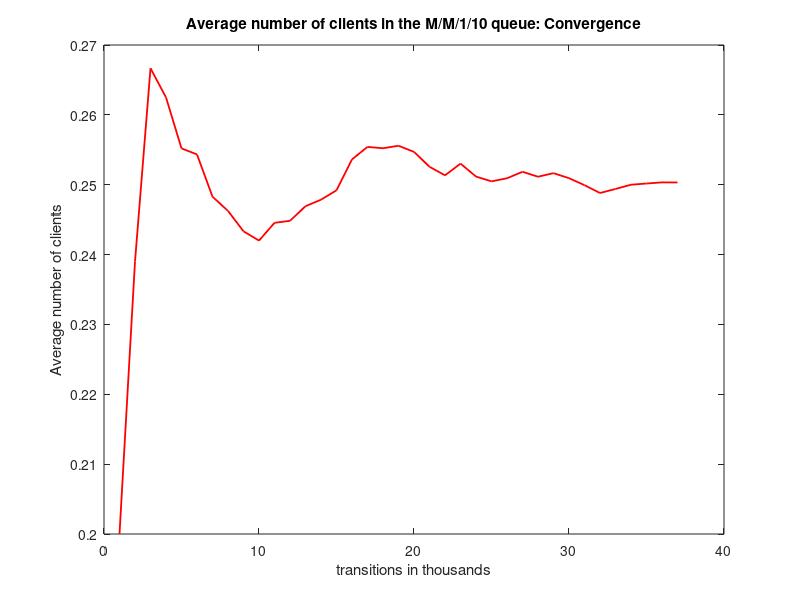
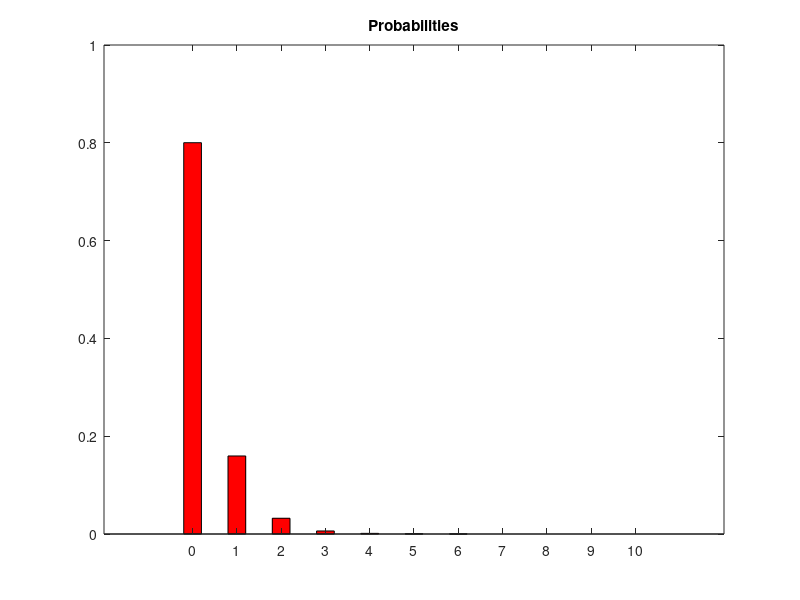
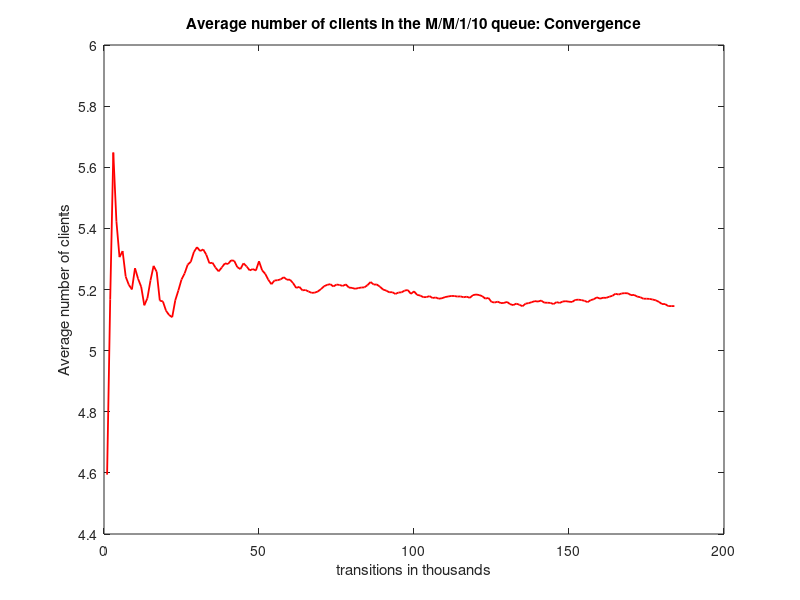
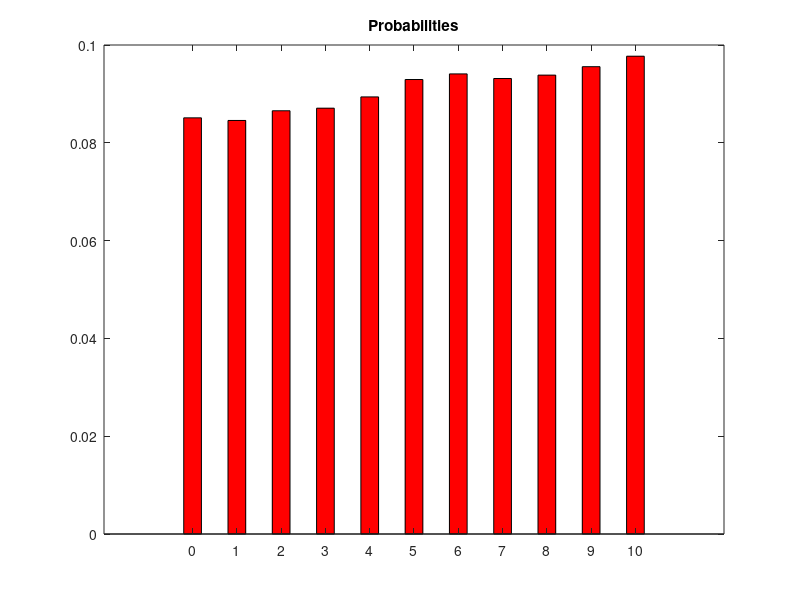

Here is the MATLAB script that generated these plots, in order:
% M/M/1/10 simulation.

clc;
clear all;
close all;

rand("seed",1);
mu = 5;
states=[0, 1, 2, 3, 4, 5, 6, 7, 8, 9, 10];

%lambda=1
  disp("lambda=1")
  lambda=1;
  arrivals = zeros(1,11); %vector of arrivals in each state
  total_arrivals = 0; % to measure the total number of arrivals
  current_state = 0;  % holds the current state of the system
  previous_mean_clients = 0; % will help in the convergence test
  index = 0;


  threshold = lambda/(lambda + mu); % the threshold used to calculate probabilities

  transitions = 0; % holds the transitions of the simulation in transitions steps

  while transitions >= 0
    transitions = transitions + 1; % one more transitions step
  
    if mod(transitions,1000) == 0 % check for convergence every 1000 transitions steps (sigklisi)
      index = index + 1;
      for i=1:1:length(arrivals)
          P(i) = arrivals(i)/total_arrivals; % calcuate the probability of every state in the system
      endfor
      
      Pblock = P(11); %Pblocking calculation
    
      mean_clients = 0; % calculate the mean number of clients in the system
      for i=1:1:length(arrivals)
         mean_clients = mean_clients + (i-1).*P(i);
      endfor
      g = lambda * (1 - P(11));
      mean_delay_time = mean_clients / g;
    
      to_plot(index) = mean_clients;
        
      if abs(mean_clients - previous_mean_clients) < 0.00001 || transitions > 1000000 % convergence test
        break;
      endif
    
      previous_mean_clients = mean_clients;
    
    endif

    random_number = rand(1); % generate a random number (Uniform distribution)
  
  
    %debug
    if transitions <=30
      if current_state == 0 || random_number < threshold % arrival
        str = strcat("current state is_", int2str(current_state), "_arrival with total arrivals_", int2str(arrivals(current_state+1)));
     else %departure
        str = strcat("current state is_", int2str(current_state), "_departure with total arrivals_", int2str(arrivals(current_state+1)));
     endif
    disp(str)
    endif
    
      
  
   if current_state == 0 || random_number < threshold % arrival
      total_arrivals = total_arrivals + 1;
      arrivals(current_state + 1) = arrivals(current_state + 1) + 1; % increase the number of arrivals in the current state
      if current_state<10
       current_state = current_state + 1;
      endif
   else % departure
      if current_state != 0 % no departure from an empty system
        current_state = current_state - 1;
      endif
    endif
  endwhile
  
  disp("Now diplaying Probabilities")
  for i=1:1:length(arrivals)
   display(P(i));
  endfor
  
  disp("Pblocking is");
  disp(Pblock);
  disp("Mean number of clients is");
  disp(mean_clients);
  disp("Mean delay time is");
  disp(mean_delay_time);
  disp("Total transitions are");
  disp(transitions);

  figure(1);
  plot(to_plot,"r","linewidth",1.3);
  title("Average number of clients in the M/M/1/10 queue: Convergence");
  xlabel("transitions in thousands");
  ylabel("Average number of clients");

  figure(2);
  bar(states,P,'r',0.4);
  title("Probabilities")
  
  
 %lambda=5
  disp("lambda=5")
  lambda=5;
  arrivals = zeros(1,11); %vector of arrivals in each state
  total_arrivals = 0; % to measure the total number of arrivals
  current_state = 0;  % holds the current state of the system
  previous_mean_clients = 0; % will help in the convergence test
  index = 0;


  threshold = lambda/(lambda + mu); % the threshold used to calculate probabilities

  transitions = 0; % holds the transitions of the simulation in transitions steps

  while transitions >= 0
    transitions = transitions + 1; % one more transitions step
  
    if mod(transitions,1000) == 0 % check for convergence every 1000 transitions steps
      index = index + 1;
      for i=1:1:length(arrivals)
          P(i) = arrivals(i)/total_arrivals; % calcuate the probability of every state in the system
      endfor
      
      Pblock = P(11); %Pblocking calculation
    
      mean_clients = 0; % calculate the mean number of clients in the system
      for i=1:1:length(arrivals)
         mean_clients = mean_clients + (i-1).*P(i);
      endfor
      g = lambda * (1 - P(11));
      mean_delay_time = mean_clients / g;
    
      to_plot(index) = mean_clients;
        
      if abs(mean_clients - previous_mean_clients) < 0.00001 || transitions > 1000000 % convergence test
        break;
      endif
    
      previous_mean_clients = mean_clients;
    
    endif

    random_number = rand(1); % generate a random number (Uniform distribution)    
  
   if current_state == 0 || random_number < threshold % arrival
      total_arrivals = total_arrivals + 1;
      arrivals(current_state + 1) = arrivals(current_state + 1) + 1; % increase the number of arrivals in the current state
      if current_state<10
       current_state = current_state + 1;
      endif
   else % departure
      if current_state != 0 % no departure from an empty system
        current_state = current_state - 1;
      endif
    endif
  endwhile
  disp("Now diplaying Probabilities")
  for i=1:1:length(arrivals)
   display(P(i));
  endfor
  
  disp("Pblocking is");
  disp(Pblock);
  disp("Mean number of clients is");
  disp(mean_clients);
  disp("Mean delay time is");
  disp(mean_delay_time);
  disp("Total transitions are");
  disp(transitions);

  figure(3);
  plot(to_plot,"r","linewidth",1.3);
  title("Average number of clients in the M/M/1/10 queue: Convergence");
  xlabel("transitions in thousands");
  ylabel("Average number of clients");

  figure(4);
  bar(states,P,'r',0.4);
  title("Probabilities") 
  
  
  
  %lambda=10
  disp("lambda=10")
  lambda=10;
  arrivals = zeros(1,11); %vector of arrivals in each state
  total_arrivals = 0; % to measure the total number of arrivals
  current_state = 0;  % holds the current state of the system
  previous_mean_clients = 0; % will help in the convergence test
  index = 0;


  threshold = lambda/(lambda + mu); % the threshold used to calculate probabilities

  transitions = 0; % holds the transitions of the simulation in transitions steps

  while transitions >= 0
    transitions = transitions + 1; % one more transitions step
  
    if mod(transitions,1000) == 0 % check for convergence every 1000 transitions steps
      index = index + 1;
      for i=1:1:length(arrivals)
          P(i) = arrivals(i)/total_arrivals; % calcuate the probability of every state in the system
      endfor
      
      Pblock = P(11); %Pblocking calculation
    
      mean_clients = 0; % calculate the mean number of clients in the system
      for i=1:1:length(arrivals)
         mean_clients = mean_clients + (i-1).*P(i);
      endfor
      g = lambda * (1 - P(11));
      mean_delay_time = mean_clients / g;
    
      to_plot(index) = mean_clients;
        
      if abs(mean_clients - previous_mean_clients) < 0.00001 || transitions > 1000000 % convergence test
        break;
      endif
    
      previous_mean_clients = mean_clients;
    
    endif

    random_number = rand(1); % generate a random number (Uniform distribution)    
  
   if current_state == 0 || random_number < threshold % arrival
      total_arrivals = total_arrivals + 1;
      arrivals(current_state + 1) = arrivals(current_state + 1) + 1; % increase the number of arrivals in the current state
      if current_state<10
       current_state = current_state + 1;
      endif
   else % departure
      if current_state != 0 % no departure from an empty system
        current_state = current_state - 1;
      endif
    endif
  endwhile
  disp("Now diplaying Probabilities")
  for i=1:1:length(arrivals)
   display(P(i));
  endfor
  
  disp("Pblocking is");
  disp(Pblock);
  disp("Mean number of clients is");
  disp(mean_clients);
  disp("Mean delay time is");
  disp(mean_delay_time);
  disp("Total transitions are");
  disp(transitions);

  figure(5);
  plot(to_plot,"r","linewidth",1.3);
  title("Average number of clients in the M/M/1/10 queue: Convergence");
  xlabel("transitions in thousands");
  ylabel("Average number of clients");

  figure(6);
  bar(states,P,'r',0.4);
  title("Probabilities") 
  